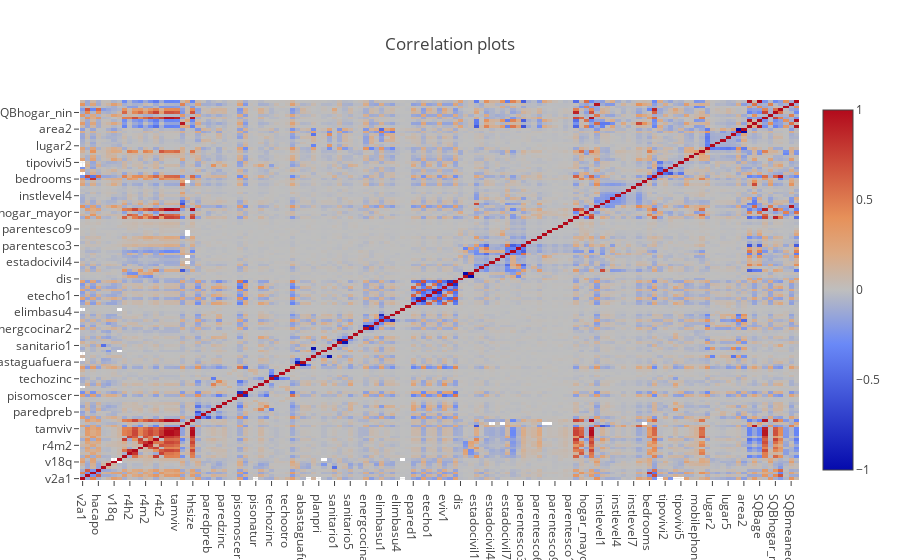

The notebook cell this image was saved under:
### Markdown cell above
### Correlation Map

### Code cell
ignore_feats = [col for col in full.columns if ("parentesco" in col) or () or ()]
# corr         = full.drop(ignore_feats, axis=1).corr().round(3)
corr         = full.corr().round(3)

trace = go.Heatmap(
    x = corr.columns,
    y = corr.index,
    z = corr.values,
)

buttons = []

layout = dict(title = 'Correlation plots')

fig = dict(data=[trace], layout=layout)
iplot(fig)

### Figure 1 — Plotly figure (JSON) as saved in the notebook; plotly's stock layout.template omitted (floating-point values rounded to 4 significant figures; data arrays with more than 128 entries replaced by an {"elided": "..."} marker saying what was removed)
{"data": [{"type": "heatmap", "x": {"elided": "137 str values"}, "y": {"elided": "137 str values"}, "z": {"elided": "137x137 float values"}}], "layout": {"title": "Correlation plots"}}
